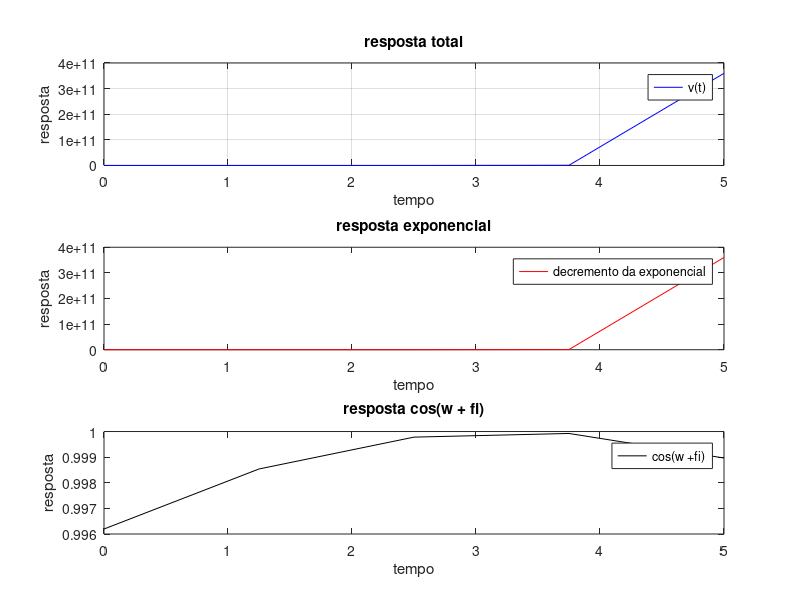

Recreate this plot in MATLAB.
% algoritmo para calculo transitório em circuitos 2
%Criado Pelo Zord014 bessos
%Vm =  tensão nominal
%sigma = frequencia euleriana
%omega = frequencia nepteriana
%fase 0 por padrão

function [] = respostac2()
close all;
clear;
try
    load('endereco')
catch
    add = input('Arquivo de endereço nao encontrado! Coloque endereço atual: ','s')
    save('endereco','add')
    display("Arquivo Criado Com sucesso em sua PATH!");
end




n = input('numero de pontos(padrão 5000): '); %numero de pontos
if isempty(n)
    n = 5000;
end
Vm = input('amplitude ou rms (Padrão 1 V): ');%tensão nominal
if isempty(Vm)
    Vm = 1;
end
sigma = input('frequencia nepeteriana de decaimento: ');%frequencia nepeteriana
if isempty(sigma)
    sigma = -50;
end
omega = input('frequencia angular em rad/s: '); %frequencia angular
if isempty(omega)
    omega = 500;
end
faseg = input('fase em Graus (Padrão 0): '); %fase em graus
if isempty(faseg)
    faseg = 0;
end
fase = faseg*pi/180; %fase em radianos
tempofinal=input('tempo padrão .1 segundo: ');%em segundos
if isempty(tempofinal)
    tempofinal = .1;
end
t = 0:tempofinal/(n-1):tempofinal;


for i=1:n
    decremento(i) = exp(sigma.*t(i));
    cosse(i) = cos(omega.*t(i) + fase);
    vt(i)=Vm.*decremento(i).*cosse(i);
    decremento(i)=Vm*decremento(i);
end
subplot(3,1,1)
plot(t,vt,'b')
legend('v(t)')
xlabel('tempo')
ylabel('resposta')
grid on
title('resposta total')

subplot(3,1,2)
plot(t,decremento,'r')
legend('decremento da exponencial')
xlabel('tempo')
ylabel('resposta')
title('resposta exponencial')

subplot(3,1,3)
plot(t,cosse,'k')
legend('cos(w +fi)')
xlabel('tempo')
ylabel('resposta')
title('resposta cos(w + fi)')

print(1,add,'-dpng')
end